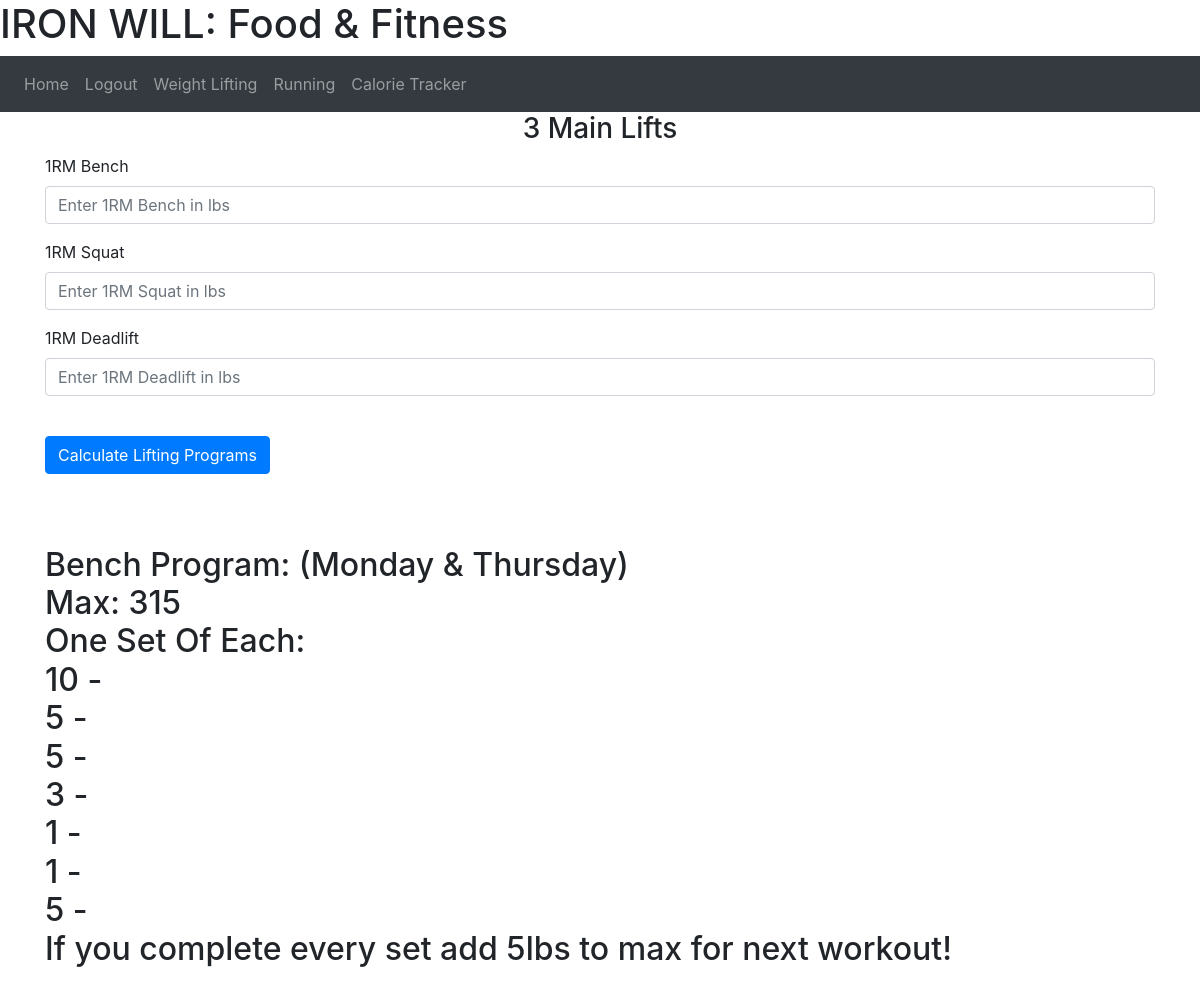
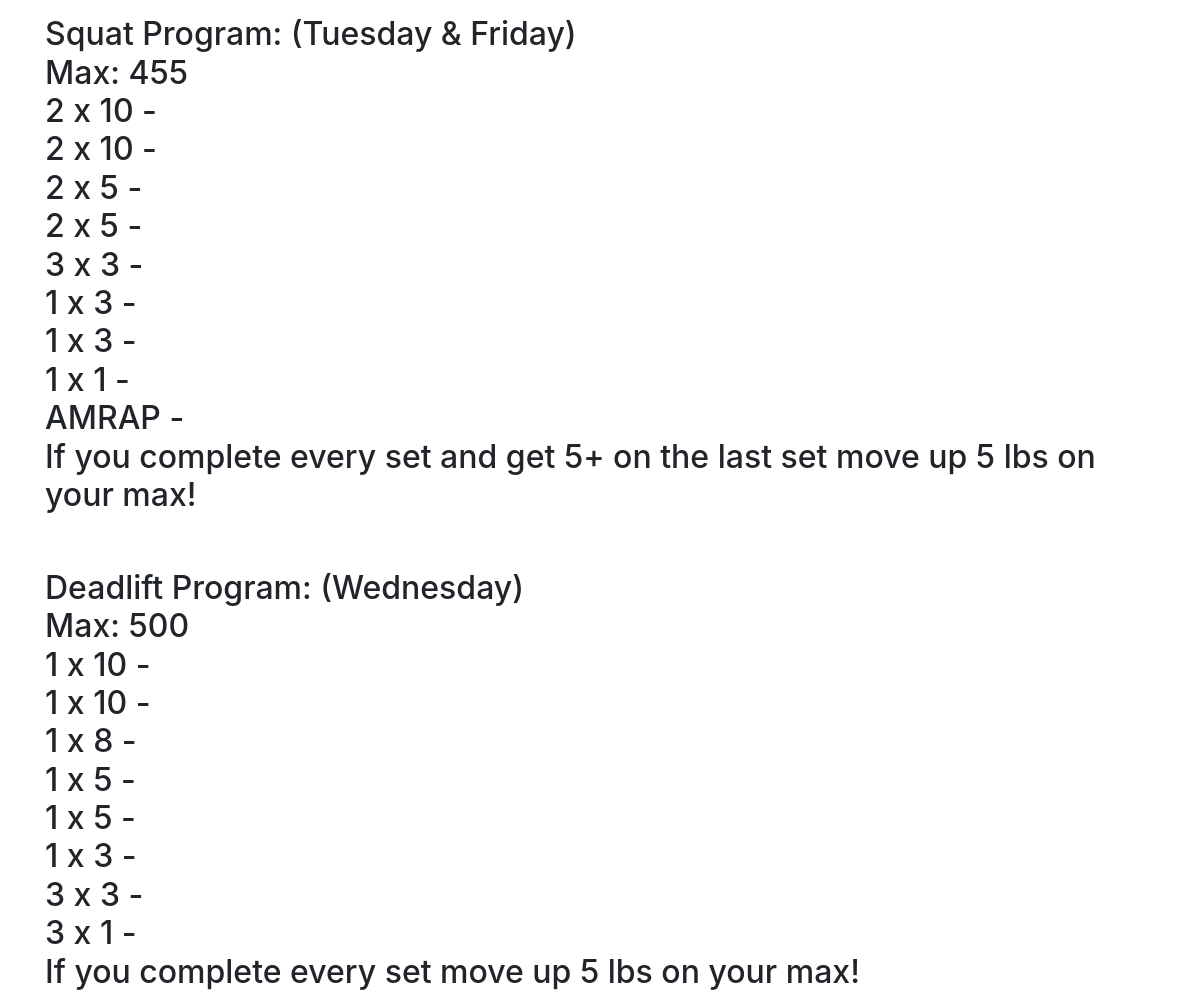
/weights (signed in), run on the app's committed database (2 pictures, top to bottom).
### website/models.py (models this page shows, shortened)
class User(db.Model, UserMixin):
    user_id = db.Column(db.Integer, primary_key=True)
    first_name = db.Column(db.String(25))
    email = db.Column(db.String(150), unique=True)
    password = db.Column(db.String(100))
    mile = db.Column(db.Float)
    five_k = db.Column(db.Float)
    bench = db.Column(db.Integer)
    squat = db.Column(db.Integer)
    deadlift = db.Column(db.Integer)
    calories = db.Column(db.Float)

### website/auth.py (the view, shortened to what this page needs)
@auth.route('/weights', methods=['GET', 'POST'])
@login_required
def weights():
    return render_template("weights.html", user=current_user)

### website/__init__.py (called while the page is built)
def create_app():
    app = Flask(__name__)
    app.config['SECRET_KEY'] = SECRET_KEY
    app.config['SQLALCHEMY_DATABASE_URI'] = f'sqlite:///{DB_NAME}'
    db.init_app(app)
    from .views import views
    from .auth import auth
    app.register_blueprint(views, url_prefix='/')
    app.register_blueprint(auth, url_prefix='/')
    from .models import User
    create_database(app)
    login_manager = LoginManager()
    login_manager.login_view = 'auth.login'
    login_manager.init_app(app)
    @login_manager.user_loader
    def load_user(id):
        return User.query.get(int(id))
    return app

### website/templates/weights.html
{% extends "base.html" %} {% block title %}Weight Lifting: {% endblock %} {%
block content %}
<form method="POST">
  <h3 align="center">3 Main Lifts</h3>
  <div class="form-group">
    <label for="bench">1RM Bench</label>
    <input
      type="bench"
      class="form-control"
      id="bench"
      name="bench"
      placeholder="Enter 1RM Bench in lbs"
    />
  </div>
  <div class="form-group">
    <label for="squat">1RM Squat</label>
    <input
      type="squat"
      class="form-control"
      id="squat"
      name="squat"
      placeholder="Enter 1RM Squat in lbs"
    />
  </div>
  <div class="form-group">
    <label for="deadlift">1RM Deadlift</label>
    <input
      type="deadlift"
      class="form-control"
      id="deadlift"
      name="deadlift"
      placeholder="Enter 1RM Deadlift in lbs"
    />
  </div>
  <br />
  <button type="submit" class="btn btn-primary">
    Calculate Lifting Programs
  </button>
</form>
<br />
<br />
<br />
<h2>
  <p>
    Bench Program: (Monday & Thursday) <br />
    Max: {{ user.bench }}<br />
    One Set Of Each:<br />
    10 - {{ b1 }}<br />
    5 - {{ b2 }}<br />
    5 - {{ b3 }}<br />
    3 - {{ b4 }}<br />
    1 - {{ b5 }}<br />
    1 - {{ b6 }}<br />
    5 - {{ b3 }}<br />
    If you complete every set add 5lbs to max for next workout!<br />
  </p>
  <br />
  <p>
    Squat Program: (Tuesday & Friday)<br />
    Max: {{ user.squat }}<br />
    2 x 10 - {{sq1}}<br />
    2 x 10 - {{sq2}}<br />
    2 x 5 - {{sq3}}<br />
    2 x 5 - {{sq4}}<br />
    3 x 3 - {{sq5}}<br />
    1 x 3 - {{sq6}}<br />
    1 x 3 - {{sq7}}<br />
    1 x 1 - {{sq8}}<br />
    AMRAP - {{sq6}}<br />
    If you complete every set and get 5+ on the last set move up 5 lbs on your
    max!<br />
  </p>
  <br />
  <p>
    Deadlift Program: (Wednesday)<br />
    Max: {{ user.deadlift }}<br />
    1 x 10 - {{dl1}}<br />
    1 x 10 - {{dl2}}<br />
    1 x 8 - {{dl3}}<br />
    1 x 5 - {{dl4}}<br />
    1 x 5 - {{dl5}}<br />
    1 x 3 - {{dl6}}<br />
    3 x 3 - {{dl7}}<br />
    3 x 1 - {{dl8}}<br />
    If you complete every set move up 5 lbs on your max!<br />
  </p>
</h2>
{% endblock %}

### data on the page
User: bench "315", squat "455", deadlift "500"
